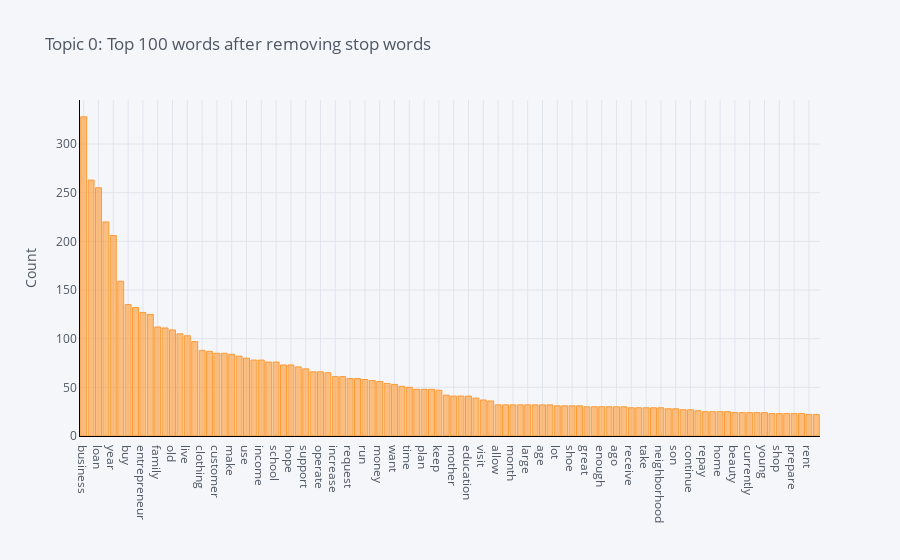

Notebook code for this chart:
### Markdown cell above
## 6.0 - Performance

### Code cell
plot_model(model=lda, plot='frequency')

### Figure 1 — Plotly figure (JSON) as saved in the notebook; plotly's stock layout.template omitted (floating-point values rounded to 4 significant figures)
{"data": [{"marker": {"color": "rgba(255, 153, 51, 0.6)", "line": {"color": "rgba(255, 153, 51, 1.0)", "width": 1}}, "name": "count", "orientation": "v", "text": "", "type": "bar", "x": ["business", "sell", "loan", "child", "year", "community", "buy", "woman", "entrepreneur", "small", "family", "work", "old", "husband", "live", "good", "clothing", "product", "customer", "new", "make", "start", "use", "purchase", "income", "people", "school", "help", "hope", "hard", "support", "also", "operate", "say", "increase", "well", "request", "order", "run", "need", "money", "explain", "want", "go", "time", "improve", "plan", "group", "keep", "food", "mother", "able", "education", "hair", "visit", "house", "allow", "add", "month", "life", "large", "store", "age", "familys", "lot", "stock", "shoe", "provide", "great", "way", "enough", "member", "ago", "give", "receive", "attend", "take", "pant", "neighborhood", "offer", "son", "item", "continue", "daughter", "repay", "get", "home", "client", "beauty", "revenue", "currently", "grow", "young", "become", "shop", "girl", "prepare", "inventory", "rent", "profit"], "y": [328, 263, 255, 220, 206, 159, 135, 132, 127, 125, 112, 111, 109, 105, 103, 97, 88, 87, 85, 85, 84, 82, 80, 78, 78, 76, 76, 73, 73, 71, 69, 66, 66, 65, 61, 61, 59, 59, 58, 57, 56, 54, 53, 51, 50, 48, 48, 48, 47, 42, 41, 41, 41, 39, 37, 36, 32, 32, 32, 32, 32, 32, 32, 32, 31, 31, 31, 31, 30, 30, 30, 30, 30, 30, 29, 29, 29, 29, 29, 28, 28, 27, 27, 26, 25, 25, 25, 25, 24, 24, 24, 24, 24, 23, 23, 23, 23, 23, 22, 22]}], "layout": {"legend": {"bgcolor": "#F5F6F9", "font": {"color": "#4D5663"}}, "paper_bgcolor": "#F5F6F9", "plot_bgcolor": "#F5F6F9", "title": {"font": {"color": "#4D5663"}, "text": "Topic 0: Top 100 words after removing stop words"}, "xaxis": {"gridcolor": "#E1E5ED", "linecolor": "black", "showgrid": true, "tickfont": {"color": "#4D5663"}, "title": {"font": {"color": "#4D5663"}, "text": ""}, "zerolinecolor": "#E1E5ED"}, "yaxis": {"gridcolor": "#E1E5ED", "linecolor": "black", "showgrid": true, "tickfont": {"color": "#4D5663"}, "title": {"font": {"color": "#4D5663"}, "text": "Count"}, "zerolinecolor": "#E1E5ED"}}}
